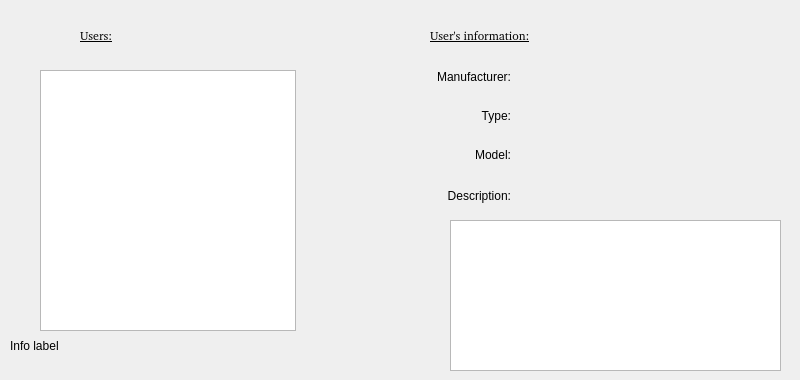
<?xml version="1.0" encoding="UTF-8"?>
<ui version="4.0">
 <class>UsersDialog</class>
 <widget class="QDialog" name="UsersDialog">
  <property name="enabled">
   <bool>true</bool>
  </property>
  <property name="geometry">
   <rect>
    <x>0</x>
    <y>0</y>
    <width>800</width>
    <height>380</height>
   </rect>
  </property>
  <property name="windowTitle">
   <string>Users online</string>
  </property>
  <widget class="QListWidget" name="listWidgetUsers">
   <property name="geometry">
    <rect>
     <x>40</x>
     <y>70</y>
     <width>256</width>
     <height>261</height>
    </rect>
   </property>
  </widget>
  <widget class="QLabel" name="labelUsers">
   <property name="geometry">
    <rect>
     <x>80</x>
     <y>20</y>
     <width>62</width>
     <height>31</height>
    </rect>
   </property>
   <property name="font">
    <font>
     <family>Bitstream Charter</family>
     <underline>true</underline>
    </font>
   </property>
   <property name="text">
    <string>Users:</string>
   </property>
  </widget>
  <widget class="QLabel" name="labelUsersDetails">
   <property name="geometry">
    <rect>
     <x>430</x>
     <y>10</y>
     <width>281</width>
     <height>51</height>
    </rect>
   </property>
   <property name="font">
    <font>
     <family>Bitstream Charter</family>
     <underline>true</underline>
    </font>
   </property>
   <property name="text">
    <string>User's information:</string>
   </property>
  </widget>
  <widget class="QWidget" name="verticalLayoutWidget">
   <property name="geometry">
    <rect>
     <x>350</x>
     <y>60</y>
     <width>161</width>
     <height>111</height>
    </rect>
   </property>
   <layout class="QVBoxLayout" name="verticalLayoutHeaders">
    <item>
     <widget class="QLabel" name="labelManufacterHeader">
      <property name="text">
       <string>Manufacturer:</string>
      </property>
      <property name="alignment">
       <set>Qt::AlignRight|Qt::AlignTrailing|Qt::AlignVCenter</set>
      </property>
     </widget>
    </item>
    <item>
     <widget class="QLabel" name="labelTypeHeader">
      <property name="text">
       <string>Type:</string>
      </property>
      <property name="alignment">
       <set>Qt::AlignRight|Qt::AlignTrailing|Qt::AlignVCenter</set>
      </property>
     </widget>
    </item>
    <item>
     <widget class="QLabel" name="labelModelHeader">
      <property name="text">
       <string>Model:</string>
      </property>
      <property name="alignment">
       <set>Qt::AlignRight|Qt::AlignTrailing|Qt::AlignVCenter</set>
      </property>
     </widget>
    </item>
   </layout>
  </widget>
  <widget class="QWidget" name="verticalLayoutWidget_2">
   <property name="geometry">
    <rect>
     <x>530</x>
     <y>60</y>
     <width>241</width>
     <height>111</height>
    </rect>
   </property>
   <layout class="QVBoxLayout" name="verticalLayoutInformation">
    <item>
     <widget class="QLabel" name="labelManufacter">
      <property name="text">
       <string/>
      </property>
     </widget>
    </item>
    <item>
     <widget class="QLabel" name="labelType">
      <property name="text">
       <string/>
      </property>
     </widget>
    </item>
    <item>
     <widget class="QLabel" name="labelModel">
      <property name="text">
       <string/>
      </property>
     </widget>
    </item>
   </layout>
  </widget>
  <widget class="QPlainTextEdit" name="plainTextEditDescription">
   <property name="enabled">
    <bool>true</bool>
   </property>
   <property name="geometry">
    <rect>
     <x>450</x>
     <y>220</y>
     <width>331</width>
     <height>151</height>
    </rect>
   </property>
   <property name="autoFillBackground">
    <bool>false</bool>
   </property>
   <property name="styleSheet">
    <string notr="true"/>
   </property>
   <property name="textInteractionFlags">
    <set>Qt::NoTextInteraction</set>
   </property>
  </widget>
  <widget class="QLabel" name="labelDescriptionHeader">
   <property name="geometry">
    <rect>
     <x>380</x>
     <y>180</y>
     <width>131</width>
     <height>32</height>
    </rect>
   </property>
   <property name="text">
    <string>Description:</string>
   </property>
   <property name="alignment">
    <set>Qt::AlignRight|Qt::AlignTrailing|Qt::AlignVCenter</set>
   </property>
  </widget>
  <widget class="QLabel" name="labelInfoToUser">
   <property name="geometry">
    <rect>
     <x>10</x>
     <y>320</y>
     <width>671</width>
     <height>51</height>
    </rect>
   </property>
   <property name="text">
    <string>Info label</string>
   </property>
  </widget>
 </widget>
 <resources/>
 <connections/>
</ui>
